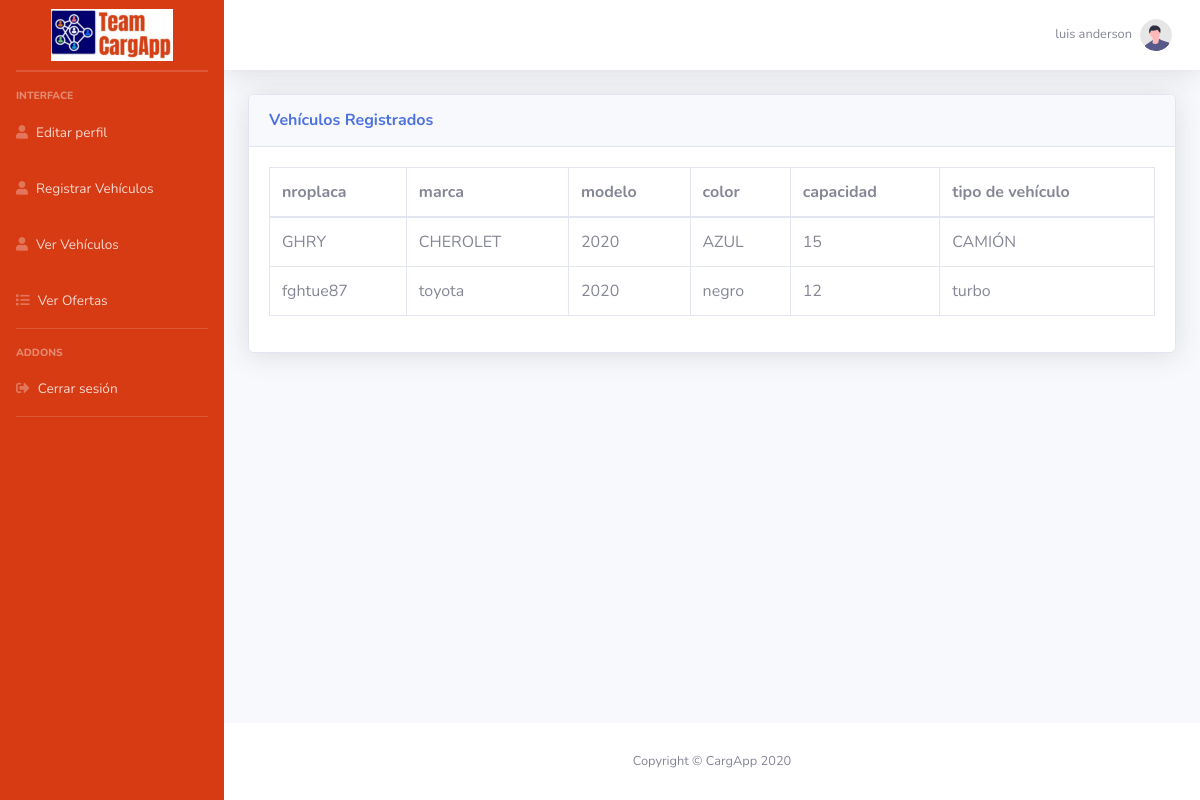
The app's page /vervehiculos.php (signed in) with its own data.
### tables this page shows
CREATE TABLE `vehiculo` (
  `id` int(11) NOT NULL,
  `nroplaca` varchar(255) NOT NULL,
  `conductorid` int(11) NOT NULL,
  `marca` varchar(255) NOT NULL,
  `modelo` varchar(255) NOT NULL,
  `color` varchar(255) NOT NULL,
  `capacidadmax` varchar(255) NOT NULL,
  `tipovehiculo` varchar(255) NOT NULL
);

### vervehiculos.php (the view, shortened to what this page needs)
<?php
$n = $_SESSION['ID-SESSION'];
$servername = "localhost";
$database = "id15018040_cargapp";
$username = "id15018040_root";
$password = "C@rg@pp123456";
$conn = mysqli_connect($servername, $username, $password, $database);
if($conn == true){
    $consultaClientes = $conn->prepare("SELECT * FROM vehiculo WHERE conductorid = $n");
    $consultaClientes->execute();
    $clientes = $consultaClientes->get_result();
    if($clientes && $clientes->num_rows>0){
        $clientes->fetch_all(MYSQLI_ASSOC);
    }
}else{
    echo "todo salio mal";
}
?>
<!DOCTYPE html>
<html lang="en">
<head>
    <link href="vendor/fontawesome-free/css/all.min.css" rel="stylesheet" type="text/css">
    <link href="css/sb-admin-2.min.css" rel="stylesheet">
</head>
<body id="page-top">
    <div id="wrapper">
        <ul class="navbar-nav bg-gradient-primary sidebar sidebar-dark accordion" id="accordionSidebar">
            <a class="sidebar-brand d-flex align-items-center justify-content-center" href="ofertas.php">
                <div class="sidebar-brand-text mx-3">
                    <img src="img/logo.png">
                </div>
            </a>
            <hr class="sidebar-divider my-0">
            <hr class="sidebar-divider">
            <div class="sidebar-heading">
                Interface
            </div>
            <li class="nav-item">
                <a class="nav-link" href="perfil.php" data-target="#collapseTwo"
                    aria-expanded="true" >
                    <i class="fas fa-user fa-cog"></i>
                    <span>Editar perfil</span>
                </a>
            </li>
            <li class="nav-item">
                <a class="nav-link" href="registrarvehiculo.php" data-target="#collapseTwo"
                    aria-expanded="true" >
                    <i class="fas fa-user fa-cog"></i>
                    <span>Registrar Vehículos</span>
                </a>
            </li>
            <li class="nav-item">
                <a class="nav-link" href="vervehiculos.php" data-target="#collapseTwo"
                    aria-expanded="true" >
                    <i class="fas fa-user fa-cog"></i>
                    <span>Ver Vehículos</span>
                </a>
            </li>
            <li class="nav-item">
                <a class="nav-link " href="ofertas.php"  data-target="#collapseUtilities"
                    aria-expanded="true" aria-controls="collapseUtilities">
                    <i class="fas fa-list"></i>
                    <span>Ver Ofertas</span>
                </a>
            </li>
            <hr class="sidebar-divider">
            <div class="sidebar-heading">
                Addons
            </div>
            <li class="nav-item">
                <a class="nav-link" href="cerrarsesion.php"
                    aria-expanded="true" aria-controls="collapsePages">
                    <i class="fas fa-sign-out-alt"></i>
                    <span>Cerrar sesión</span>
                </a>
            </li>
            <hr class="sidebar-divider d-none d-md-block">
        </ul>
        <div id="content-wrapper" class="d-flex flex-column">
            <div id="content">
                <nav class="navbar navbar-expand navbar-light bg-white topbar mb-4 static-top shadow">
                    <ul class="navbar-nav ml-auto">
                        <li class="nav-item dropdown no-arrow">
                            <a class="nav-link dropdown-toggle" href="#" id="userDropdown" role="button"
                                data-toggle="dropdown" aria-haspopup="true" aria-expanded="false">
                                <span class="mr-2 d-none d-lg-inline text-gray-600 small"><?php echo $_SESSION['nombres']; ?></span>
                                <img class="img-profile rounded-circle"
                                    src="img/undraw_profile.svg">
                            </a>
                        </li>
                    </ul>
                </nav>
                <div class="container-fluid">
                    <div class="card shadow mb-4">
                        <?php if(!empty($clientes)): ?>
                            <div class="card-header py-3">
                                <h6 class="m-0 font-weight-bold text-primary">Vehículos Registrados</h6>
                            </div>
                            <div class="card-body">
                                <div class="table-responsive">
                                    <table class="table table-bordered" id="dataTable" width="100%" cellspacing="0">
                                        <thead>
                                            <tr>
                                                <th>nroplaca</th>
                                                <th>marca</th>
                                                <th>modelo</th>
                                                <th>color</th>
                                                <th>capacidad</th>
                                                <th>tipo de vehículo</th>
                                            </tr>
                                        </thead>
                                        <tbody>
                                            <?php foreach($clientes as $cliente):
                                            ?>
                                            <tr>
                                                <td><?php echo $cliente['nroplaca']; ?></td>
                                                <td><?php echo $cliente['marca']; ?></td>
                                                <td><?php echo $cliente['modelo']; ?></td>
                                                <td><?php echo $cliente['color']; ?></td>
                                                <td><?php echo $cliente['capacidadmax']; ?></td>
                                                <td><?php echo $cliente['tipovehiculo']; ?></td>
                                            </tr>
                                           <?php endforeach; ?>
                                        </tbody>
                                    </table>
                                </div>
                            </div>
                        <?php endif; ?>
                    </div>
                </div>
            </div>
            <footer class="sticky-footer bg-white">
                <div class="container my-auto">
                    <div class="copyright text-center my-auto">
                        <span>Copyright &copy; CargApp 2020</span>
                    </div>
                </div>
            </footer>
        </div>
    </div>
</body>
</html>

### records on screen
vehiculo: nroplaca "GHRY", marca "CHEROLET", modelo "2020", color "AZUL", capacidadmax "15", tipovehiculo "CAMIÓN"
vehiculo: nroplaca "fghtue87", marca "toyota", modelo "2020", color "negro", capacidadmax "12", tipovehiculo "turbo"

### other values on screen
$_SESSION['nombres'] "luis anderson"
